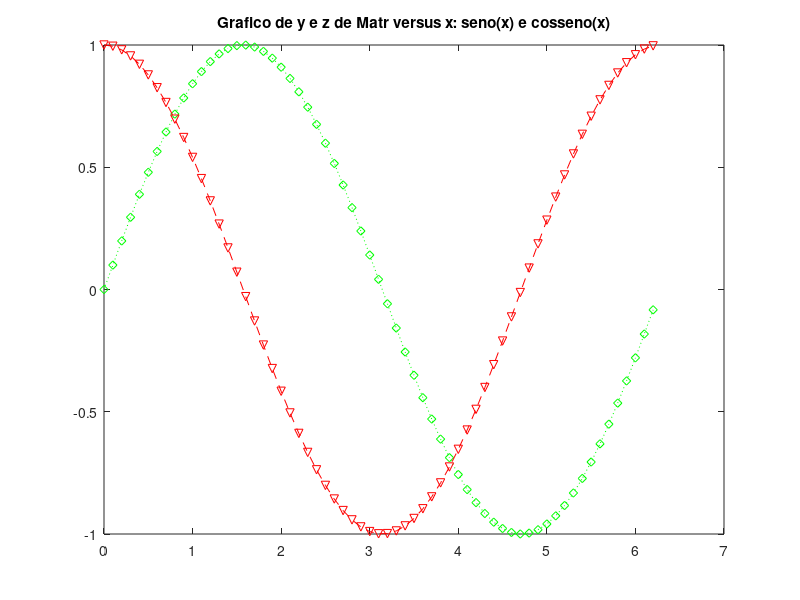

Write the MATLAB code that produced this figure.
x=0:0.1:2*pi; % define pontos no eixo x
y=sin(x); % seno de x
z=cos(x); % cosseno de x
Matr=[y;z]; % definir uma matriz com seno e cosseno
plot(x,y,'g:d',x,z,'rv--') % // gráfico de Matr versus x
title('Grafico de y e z de Matr versus x: seno(x) e cosseno(x)')